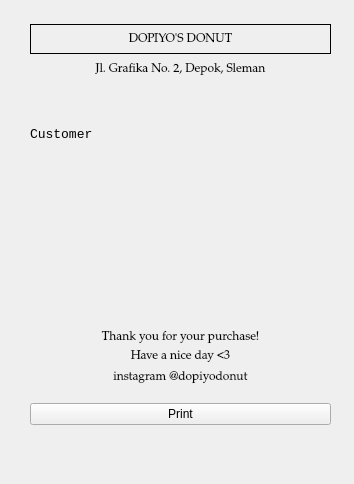
<?xml version="1.0" encoding="UTF-8"?>
<ui version="4.0">
 <class>Nota</class>
 <widget class="QWidget" name="Nota">
  <property name="geometry">
   <rect>
    <x>0</x>
    <y>0</y>
    <width>354</width>
    <height>484</height>
   </rect>
  </property>
  <property name="sizePolicy">
   <sizepolicy hsizetype="Preferred" vsizetype="Fixed">
    <horstretch>0</horstretch>
    <verstretch>0</verstretch>
   </sizepolicy>
  </property>
  <property name="windowTitle">
   <string>Form</string>
  </property>
  <widget class="QWidget" name="verticalLayoutWidget">
   <property name="geometry">
    <rect>
     <x>30</x>
     <y>24</y>
     <width>301</width>
     <height>401</height>
    </rect>
   </property>
   <layout class="QVBoxLayout" name="verticalLayout_3">
    <item>
     <widget class="QWidget" name="widget_Print" native="true">
      <widget class="QWidget" name="verticalLayoutWidget_2">
       <property name="geometry">
        <rect>
         <x>0</x>
         <y>0</y>
         <width>301</width>
         <height>361</height>
        </rect>
       </property>
       <layout class="QVBoxLayout" name="verticalLayout_2">
        <property name="spacing">
         <number>5</number>
        </property>
        <item>
         <widget class="QLabel" name="label_Main">
          <property name="sizePolicy">
           <sizepolicy hsizetype="Preferred" vsizetype="Maximum">
            <horstretch>0</horstretch>
            <verstretch>0</verstretch>
           </sizepolicy>
          </property>
          <property name="minimumSize">
           <size>
            <width>0</width>
            <height>30</height>
           </size>
          </property>
          <property name="font">
           <font>
            <family>Palatino Linotype</family>
           </font>
          </property>
          <property name="frameShape">
           <enum>QFrame::Shape::Panel</enum>
          </property>
          <property name="text">
           <string>DOPIYO'S DONUT</string>
          </property>
          <property name="alignment">
           <set>Qt::AlignmentFlag::AlignCenter</set>
          </property>
         </widget>
        </item>
        <item>
         <widget class="QLabel" name="label_Adress">
          <property name="sizePolicy">
           <sizepolicy hsizetype="Preferred" vsizetype="Maximum">
            <horstretch>0</horstretch>
            <verstretch>0</verstretch>
           </sizepolicy>
          </property>
          <property name="minimumSize">
           <size>
            <width>0</width>
            <height>20</height>
           </size>
          </property>
          <property name="font">
           <font>
            <family>Palatino Linotype</family>
           </font>
          </property>
          <property name="frameShape">
           <enum>QFrame::Shape::NoFrame</enum>
          </property>
          <property name="frameShadow">
           <enum>QFrame::Shadow::Raised</enum>
          </property>
          <property name="text">
           <string>Jl. Grafika No. 2, Depok, Sleman</string>
          </property>
          <property name="alignment">
           <set>Qt::AlignmentFlag::AlignCenter</set>
          </property>
         </widget>
        </item>
        <item>
         <widget class="QLabel" name="label_Time">
          <property name="sizePolicy">
           <sizepolicy hsizetype="Preferred" vsizetype="Maximum">
            <horstretch>0</horstretch>
            <verstretch>0</verstretch>
           </sizepolicy>
          </property>
          <property name="minimumSize">
           <size>
            <width>0</width>
            <height>15</height>
           </size>
          </property>
          <property name="font">
           <font>
            <family>Palatino Linotype</family>
           </font>
          </property>
          <property name="text">
           <string/>
          </property>
          <property name="alignment">
           <set>Qt::AlignmentFlag::AlignCenter</set>
          </property>
         </widget>
        </item>
        <item>
         <spacer name="horizontalSpacer">
          <property name="orientation">
           <enum>Qt::Orientation::Horizontal</enum>
          </property>
          <property name="sizeHint" stdset="0">
           <size>
            <width>40</width>
            <height>20</height>
           </size>
          </property>
         </spacer>
        </item>
        <item>
         <layout class="QHBoxLayout" name="horizontalLayout_2">
          <property name="sizeConstraint">
           <enum>QLayout::SizeConstraint::SetNoConstraint</enum>
          </property>
          <item>
           <widget class="QLabel" name="label_Cust">
            <property name="sizePolicy">
             <sizepolicy hsizetype="MinimumExpanding" vsizetype="Maximum">
              <horstretch>0</horstretch>
              <verstretch>0</verstretch>
             </sizepolicy>
            </property>
            <property name="minimumSize">
             <size>
              <width>0</width>
              <height>20</height>
             </size>
            </property>
            <property name="maximumSize">
             <size>
              <width>200</width>
              <height>16777215</height>
             </size>
            </property>
            <property name="font">
             <font>
              <family>Courier New</family>
              <pointsize>10</pointsize>
             </font>
            </property>
            <property name="text">
             <string>Customer</string>
            </property>
            <property name="alignment">
             <set>Qt::AlignmentFlag::AlignLeading|Qt::AlignmentFlag::AlignLeft|Qt::AlignmentFlag::AlignVCenter</set>
            </property>
           </widget>
          </item>
          <item>
           <widget class="QLabel" name="label_CustName">
            <property name="sizePolicy">
             <sizepolicy hsizetype="Preferred" vsizetype="Maximum">
              <horstretch>0</horstretch>
              <verstretch>0</verstretch>
             </sizepolicy>
            </property>
            <property name="minimumSize">
             <size>
              <width>0</width>
              <height>20</height>
             </size>
            </property>
            <property name="font">
             <font>
              <family>Courier New</family>
              <pointsize>10</pointsize>
             </font>
            </property>
            <property name="text">
             <string/>
            </property>
            <property name="alignment">
             <set>Qt::AlignmentFlag::AlignCenter</set>
            </property>
           </widget>
          </item>
         </layout>
        </item>
        <item>
         <widget class="QLabel" name="label_Nota">
          <property name="sizePolicy">
           <sizepolicy hsizetype="Preferred" vsizetype="Minimum">
            <horstretch>0</horstretch>
            <verstretch>0</verstretch>
           </sizepolicy>
          </property>
          <property name="minimumSize">
           <size>
            <width>0</width>
            <height>100</height>
           </size>
          </property>
          <property name="font">
           <font>
            <family>Courier New</family>
            <pointsize>10</pointsize>
           </font>
          </property>
          <property name="text">
           <string/>
          </property>
         </widget>
        </item>
        <item>
         <spacer name="horizontalSpacer_2">
          <property name="orientation">
           <enum>Qt::Orientation::Horizontal</enum>
          </property>
          <property name="sizeHint" stdset="0">
           <size>
            <width>40</width>
            <height>20</height>
           </size>
          </property>
         </spacer>
        </item>
        <item>
         <widget class="QLabel" name="label_Tag">
          <property name="sizePolicy">
           <sizepolicy hsizetype="Preferred" vsizetype="Maximum">
            <horstretch>0</horstretch>
            <verstretch>0</verstretch>
           </sizepolicy>
          </property>
          <property name="minimumSize">
           <size>
            <width>0</width>
            <height>15</height>
           </size>
          </property>
          <property name="font">
           <font>
            <family>Palatino Linotype</family>
           </font>
          </property>
          <property name="frameShape">
           <enum>QFrame::Shape::NoFrame</enum>
          </property>
          <property name="frameShadow">
           <enum>QFrame::Shadow::Raised</enum>
          </property>
          <property name="text">
           <string>Thank you for your purchase!</string>
          </property>
          <property name="alignment">
           <set>Qt::AlignmentFlag::AlignCenter</set>
          </property>
         </widget>
        </item>
        <item>
         <widget class="QLabel" name="label_Tag2">
          <property name="sizePolicy">
           <sizepolicy hsizetype="Preferred" vsizetype="Maximum">
            <horstretch>0</horstretch>
            <verstretch>0</verstretch>
           </sizepolicy>
          </property>
          <property name="minimumSize">
           <size>
            <width>0</width>
            <height>15</height>
           </size>
          </property>
          <property name="font">
           <font>
            <family>Palatino Linotype</family>
           </font>
          </property>
          <property name="frameShape">
           <enum>QFrame::Shape::NoFrame</enum>
          </property>
          <property name="frameShadow">
           <enum>QFrame::Shadow::Raised</enum>
          </property>
          <property name="text">
           <string>Have a nice day &lt;3</string>
          </property>
          <property name="alignment">
           <set>Qt::AlignmentFlag::AlignCenter</set>
          </property>
         </widget>
        </item>
        <item>
         <widget class="QLabel" name="label_IG">
          <property name="sizePolicy">
           <sizepolicy hsizetype="Preferred" vsizetype="Maximum">
            <horstretch>0</horstretch>
            <verstretch>0</verstretch>
           </sizepolicy>
          </property>
          <property name="minimumSize">
           <size>
            <width>0</width>
            <height>15</height>
           </size>
          </property>
          <property name="font">
           <font>
            <family>Palatino Linotype</family>
           </font>
          </property>
          <property name="frameShape">
           <enum>QFrame::Shape::NoFrame</enum>
          </property>
          <property name="frameShadow">
           <enum>QFrame::Shadow::Raised</enum>
          </property>
          <property name="text">
           <string>instagram @dopiyodonut</string>
          </property>
          <property name="alignment">
           <set>Qt::AlignmentFlag::AlignCenter</set>
          </property>
         </widget>
        </item>
       </layout>
      </widget>
     </widget>
    </item>
    <item>
     <widget class="QPushButton" name="pushButton_Print">
      <property name="text">
       <string>Print</string>
      </property>
     </widget>
    </item>
   </layout>
  </widget>
 </widget>
 <resources/>
 <connections/>
</ui>
